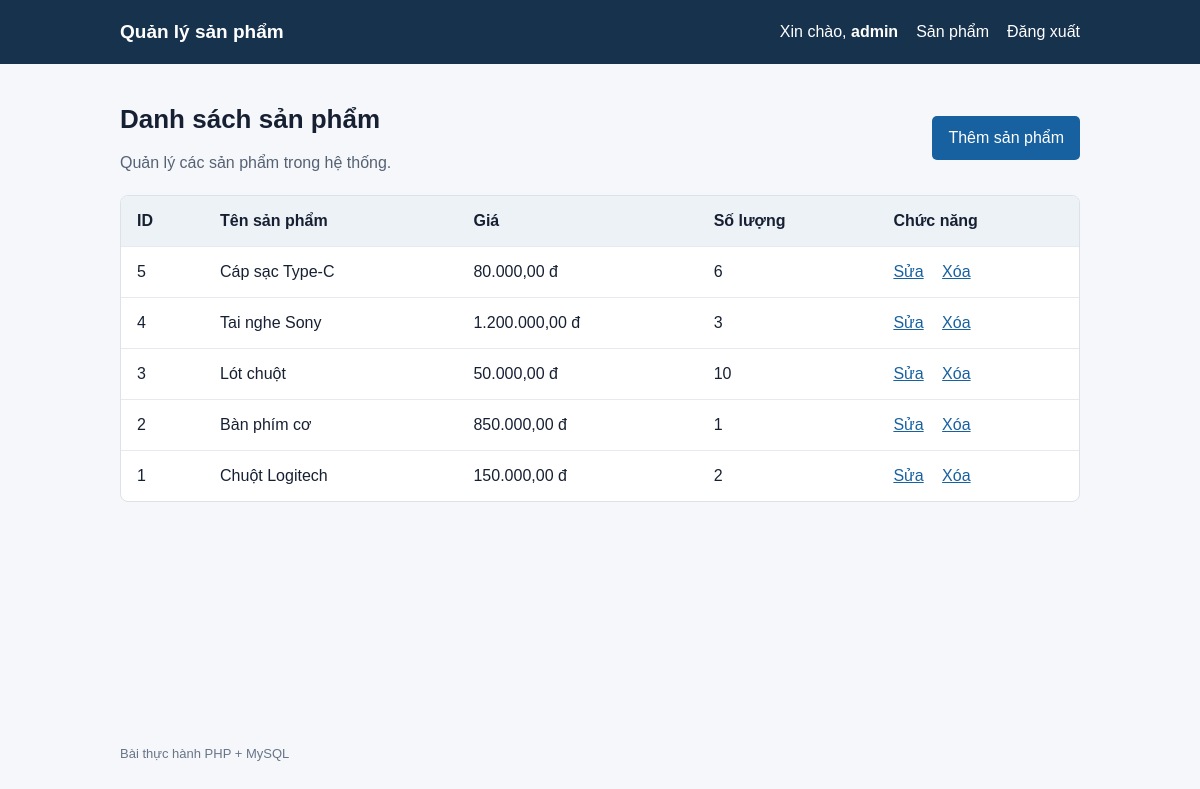
Page /product_list.php (signed in) on the committed database.
### tables this page shows
CREATE TABLE IF NOT EXISTS products (
    id INT PRIMARY KEY AUTO_INCREMENT,
    name VARCHAR(100) NOT NULL,
    price DECIMAL(10,2) NOT NULL,
    quantity INT NOT NULL
);

### common/functions.php (called while the page is built, shortened)
<?php
function escapeHtml($value): string
{
    return htmlspecialchars((string) $value, ENT_QUOTES | ENT_SUBSTITUTE, 'UTF-8');
}

### common/dbConnect.php (called while the page is built, shortened)
<?php
function getDbConnection(): mysqli
{
    static $connection = null;
    if ($connection === null) {
        $host = getenv('DB_HOST') ?: '127.0.0.1';
        $user = getenv('DB_USER') ?: 'root';
        $password = getenv('DB_PASSWORD') !== false ? getenv('DB_PASSWORD') : '';
        $database = getenv('DB_NAME') ?: 'shopping_cart';
        $port = (int) (getenv('DB_PORT') ?: 3306);
        try {
            $connection = new mysqli($host, $user, $password, $database, $port);
            $connection->set_charset('utf8mb4');
        } catch (mysqli_sql_exception $exception) {
            http_response_code(500);
            exit('Không thể kết nối cơ sở dữ liệu. Hãy kiểm tra MySQL và nhập file database.sql.');
        }
    }
    return $connection;
}

### model/product.php (called while the page is built, shortened)
<?php
require_once __DIR__ . '/../common/dbConnect.php';
function getAllProducts(): array
{
    $result = getDbConnection()->query('SELECT id, name, price, quantity FROM products ORDER BY id DESC');
    return $result->fetch_all(MYSQLI_ASSOC);
}

### product_list.php (the view, shortened to what this page needs)
<?php
require_once __DIR__ . '/model/product.php';
$products = getAllProducts();
require __DIR__ . '/view/header.php';
?>
<div class="page-heading">
    <div>
        <h1>Danh sách sản phẩm</h1>
        <p>Quản lý các sản phẩm trong hệ thống.</p>
    </div>
    <a class="button" href="product_add.php">Thêm sản phẩm</a>
</div>
<div class="table-wrap">
    <table>
        <thead>
        <tr><th>ID</th><th>Tên sản phẩm</th><th>Giá</th><th>Số lượng</th><th>Chức năng</th></tr>
        </thead>
        <tbody>
        <?php if (!$products): ?>
            <tr><td colspan="5">Chưa có sản phẩm nào.</td></tr>
        <?php else: ?>
            <?php foreach ($products as $product): ?>
                <tr>
                    <td><?= escapeHtml($product['id']) ?></td>
                    <td><?= escapeHtml($product['name']) ?></td>
                    <td><?= number_format((float) $product['price'], 2, ',', '.') ?> đ</td>
                    <td><?= escapeHtml($product['quantity']) ?></td>
                    <td class="actions">
                        <a href="product_edit.php?id=<?= (int) $product['id'] ?>">Sửa</a>
                        <a href="product_delete.php?id=<?= (int) $product['id'] ?>">Xóa</a>
                    </td>
                </tr>
            <?php endforeach; ?>
        <?php endif; ?>
        </tbody>
    </table>
</div>
<?php require __DIR__ . '/view/footer.php'; ?>

### view/header.php (shortened to what this page needs)
<!doctype html>
<html lang="vi">
<head>
    <link rel="stylesheet" href="assets/style.css">
</head>
<body>
<header class="site-header">
    <div class="container header-content">
        <a class="brand" href="index.php">Quản lý sản phẩm</a>
        <nav aria-label="Điều hướng chính">
            <?php if (isset($_SESSION['user_id'])): ?>
                <span>Xin chào, <strong><?= escapeHtml($_SESSION['username']) ?></strong></span>
                <a href="product_list.php">Sản phẩm</a>
                <a href="logout.php">Đăng xuất</a>
            <?php else: ?>
                <a href="login.php">Đăng nhập</a>
                <a href="register.php">Đăng ký</a>
            <?php endif; ?>
        </nav>
    </div>
</header>
<main class="container">

### view/footer.php
</main>
<footer class="container site-footer">Bài thực hành PHP + MySQL</footer>
</body>
</html>

### assets/style.css (style rules this page uses)
:root { font-family: Arial, sans-serif; color: #172033; background: #f5f7fa; }
* { box-sizing: border-box; }
body { margin: 0; line-height: 1.5; }
.container { max-width: 1000px; margin: 0 auto; padding: 0 20px; }
.site-header { background: #17324d; color: #fff; }
.header-content { min-height: 64px; display: flex; align-items: center; justify-content: space-between; gap: 16px; }
.site-header a { color: #fff; text-decoration: none; }
.brand { font-size: 19px; font-weight: bold; }
nav { display: flex; align-items: center; gap: 18px; }
main { padding-top: 36px !important; padding-bottom: 36px !important; min-height: calc(100vh - 120px); }
h1 { margin: 0 0 12px; font-size: 26px; }
p { margin: 0 0 18px; }
.page-heading { display: flex; align-items: center; justify-content: space-between; gap: 16px; margin-bottom: 20px; }
.page-heading p { margin: 0; color: #566274; }
.card, .table-wrap { background: #fff; border: 1px solid #dce2e8; border-radius: 8px; }
button, .button { display: inline-block; padding: 10px 16px; background: #1761a0; color: #fff; border: 0; border-radius: 5px; font: inherit; text-decoration: none; cursor: pointer; }
.form-actions a, .actions a { color: #1761a0; }
.table-wrap { overflow-x: auto; }
table { width: 100%; border-collapse: collapse; }
th, td { text-align: left; padding: 13px 16px; border-bottom: 1px solid #e6eaf0; }
th { background: #edf2f6; }
tr:last-child td { border-bottom: 0; }
.actions { white-space: nowrap; }
.actions a + a { margin-left: 14px; }
.site-footer { padding-bottom: 18px; color: #687589; font-size: 13px; }

### rows in the picture
products: id "5", name "Cáp sạc Type-C", price "80.000,00", quantity "6"
products: id "4", name "Tai nghe Sony", price "1.200.000,00", quantity "3"
products: id "3", name "Lót chuột", price "50.000,00", quantity "10"
products: id "2", name "Bàn phím cơ", price "850.000,00", quantity "1"
products: id "1", name "Chuột Logitech", price "150.000,00", quantity "2"

### other values in the picture
escapeHtml($_SESSION['username']) "admin"
